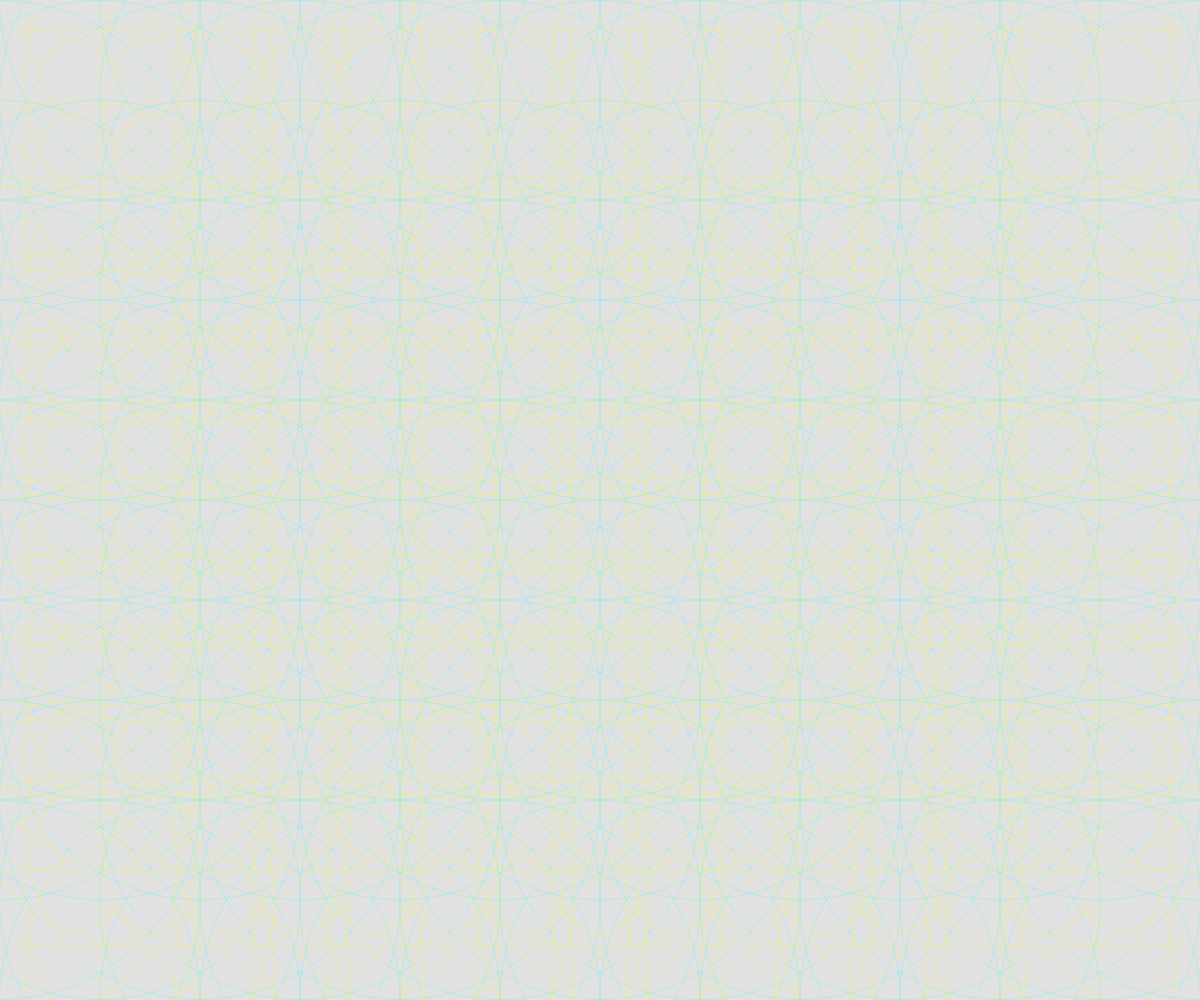
Frame 1 (no input)
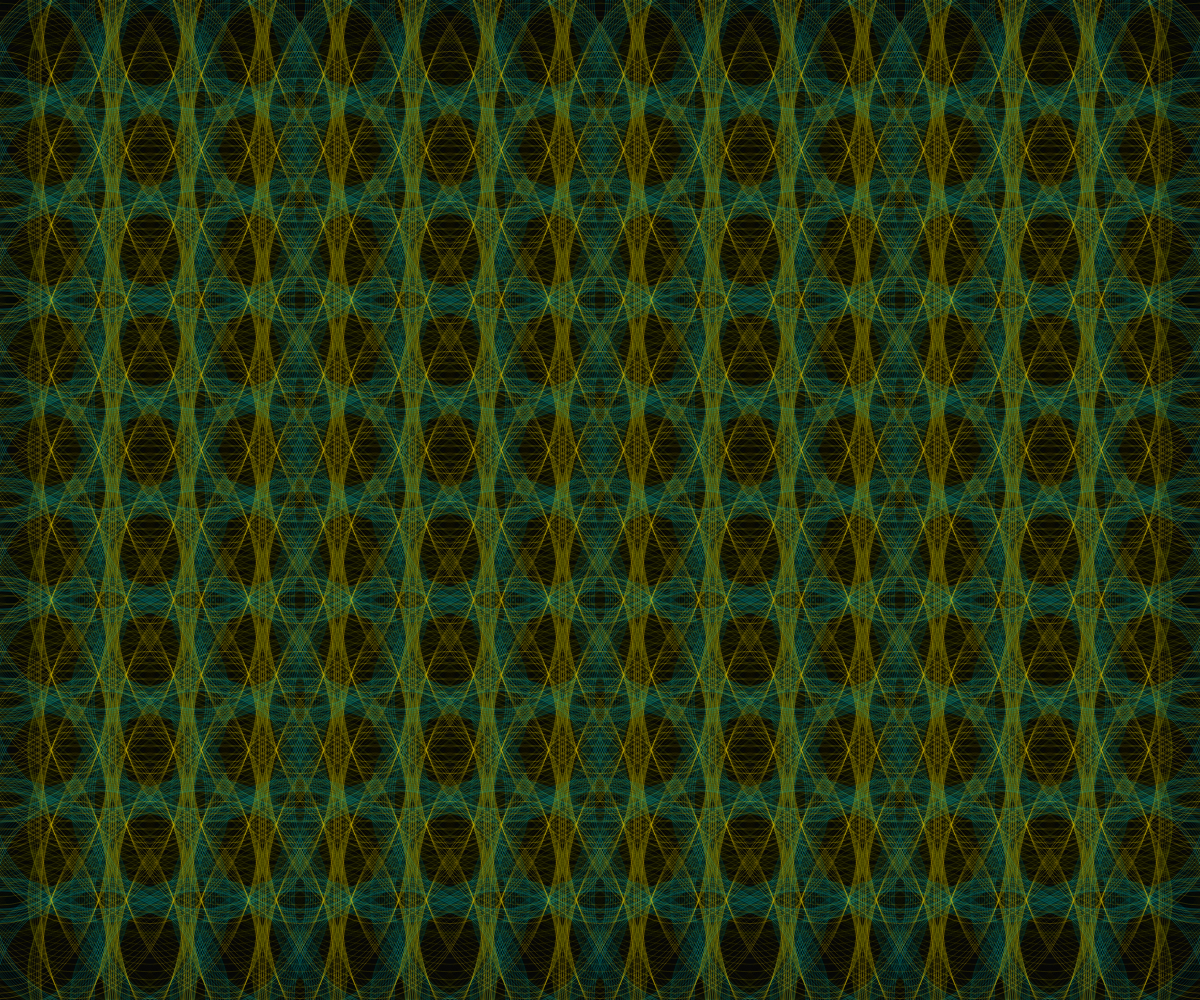
Frame 60 (no input)
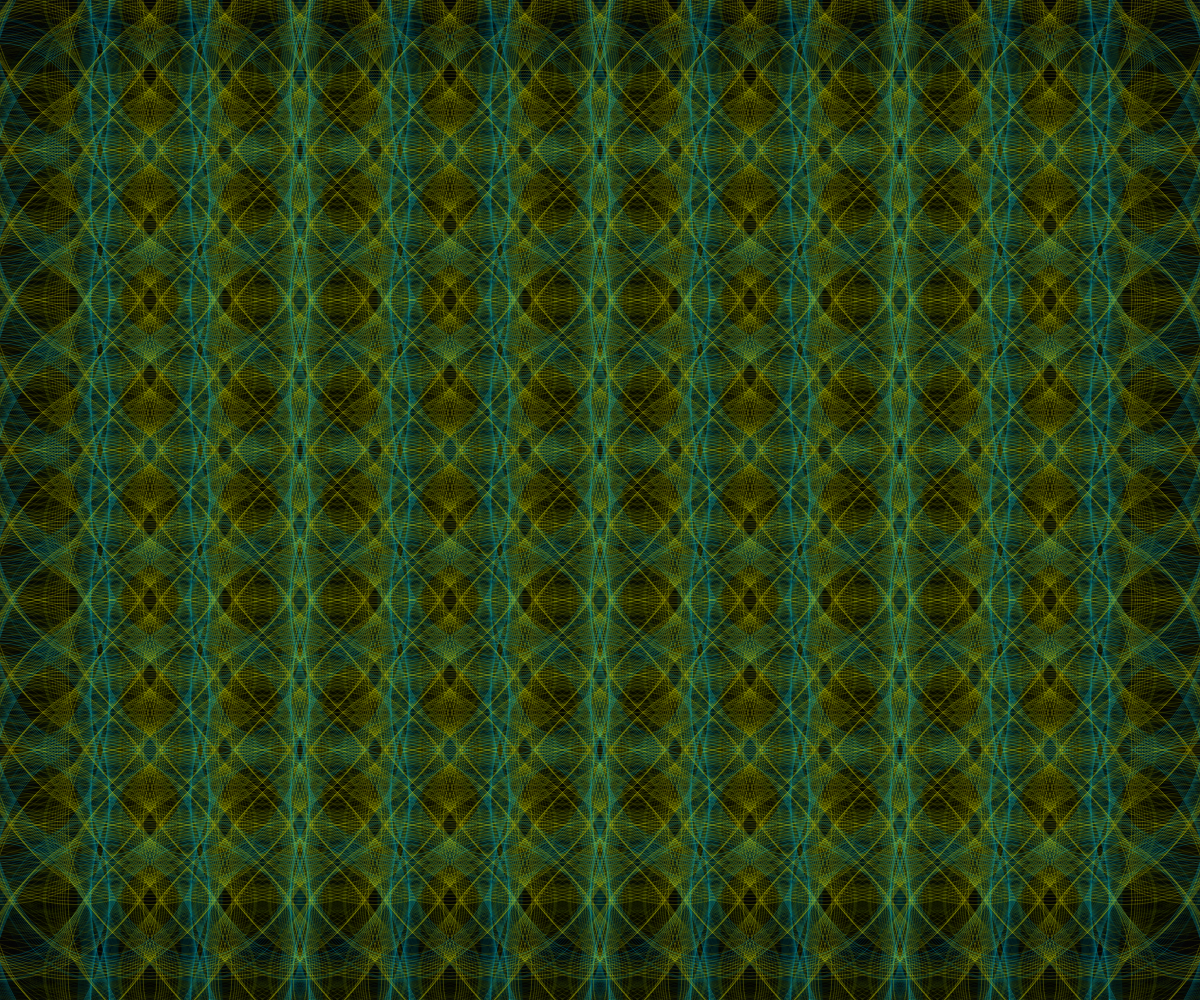
Frame 120 (the mouse pressed at the canvas centre since frame 60)

The p5.js sketch that drew these frames (run headless with seeded random() and noise() and a simulated clock; from frame 60 on, the mouse is pressed at the canvas centre):

// p5.js sketch
// ── sketch.js
function setup() {
  createCanvas(windowWidth, windowHeight);
}

function draw() {
  background(0, 30);
  noFill();
  var noise1 = noise(.01 * frameCount) * width / 2;
  var noise2 = noise(.02 * frameCount) * width / 2;
  var noise3 = noise(.03 * frameCount) * width / 2;
  var noise4 = noise(.04 * frameCount) * height / 2;
  // translate(width / 2, height / 2);
  stroke(0, noise1, noise2, 50);
  for (let x = 0; x <= width; x += 100) {
    for (let y = 0; y <= height; y += 100) {
      ellipse(x, y, noise1, noise2);
      // rect(noise1, noise1, 25, 25);
      // shearX(noise2);
      // shearY(noise4);
      // scale(noise2 / 1000, noise3 / 100);
    }
  }
  stroke(noise3, noise2, 0, 50);
  for (let x = 0; x <= width; x += 75) {
    for (let y = 0; y <= height; y += 75) {
      ellipse(x, y, noise2, noise3);
      // rect(noise2, noise2, 25, 25);
      // shearX(noise1);
      // shearY(noise3);
      // scale(noise2 / 1000, noise3 / 100);
    }
  }
  // stroke(noise3, 0, noise4);
  // for (let x = width; x >= 0; x -= 50) {
  //   for (let y = height; y >= 0; y -= 50) {
  //     rect(noise3, noise3, 25, 25);
  //     shearX(noise3);
  //     shearY(noise2);
  //     scale(noise2 / 1000, noise3 / 100);
  //   }
  // }
  // stroke(noise4, noise1, 0);
  // for (let x = width; x >= 0; x -= 50) {
  //   for (let y = height; y >= 0; y -= 50) {
  //     rect(noise4, noise4, 25, 25);
  //     shearX(noise4);
  //     shearY(noise1);
  //     scale(noise2 / 1000, noise3 / 100);
  //   }
  // }
  //   for (let x1 = 0; x1 <= width; x1 += 25) {
  //     for (let x2 = 0; x2 <= width; x2 += 50) {
  //       for (let y1 = 0; y1 <= height; y1 += 25) {
  //         for (let y2 = 0; y2 <= height; y2 += 50) {
  //           for (let x3 = 0; x3 <= width; x3 += 10) {
  //             for (let y3 = 0; y3 <= height; y3 += 5) {
  //               bezier(noise(x1 / 10) * frameCount, noise(y1 / 10), noise(x2 / 10), noise(y2 / 10), noise(x3 / 10), noise(y3 / 10));
  //             }
  //           }
  //         }
  //       }
  //     }
  //   }
}
